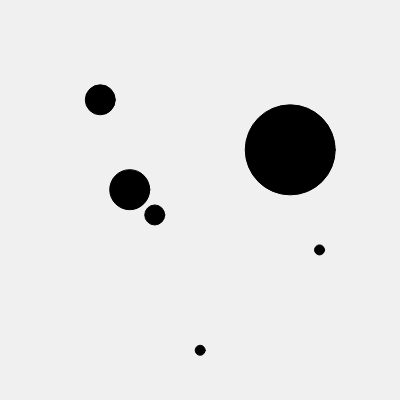
Frame 1 (no input)
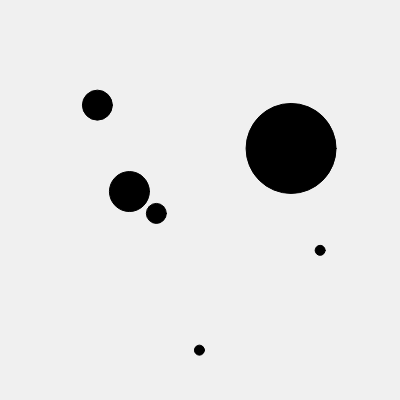
Frame 60 (no input)
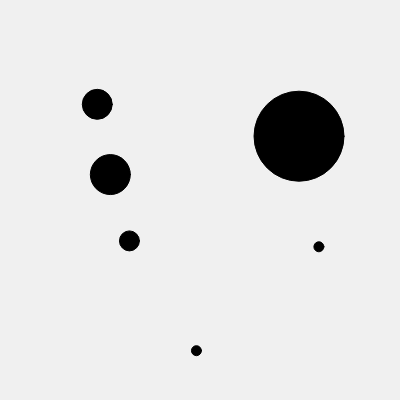
Frame 120 (the mouse pressed at the canvas centre since frame 60)

The p5.js sketch that drew these frames (run headless with seeded random() and noise() and a simulated clock; from frame 60 on, the mouse is pressed at the canvas centre):

// p5.js sketch
// ── sketch.js
var xPos;
var yPos;
var cirlce;
var isNearCircle;

function setup(){
    createCanvas(400,400);

    xPos = random(100,300);
    yPOs = random(100, 300);

    circle1 = new Circle(290, 150, 45, 45);
    circle2 = new Circle(100, 100, 15, 15);
    circle3 = new Circle(130, 190, 20, 20);
    circle4 = new Circle(155, 215, 10, 10);
    circle5 = new Circle(200, 350, 5, 5);
    circle6 = new Circle(320, 250, 5, 5);
}

function draw(){
  background(240);


  circle1.avoid();
  circle1.draw();

  circle2.avoid();
  circle2.draw();

  circle3.avoid();
  circle3.draw();

  circle4.avoid();
  circle4.draw();

  circle5.avoid();
  circle5.draw();

  circle6.avoid();
  circle6.draw();

}

class Circle{
  constructor(xPos, yPos, r){
    this.x = xPos;
    this.y = yPos;
    this.r = r;
  }

  draw(){
    fill(0);
    for(var amount = 1; amount > 7; amount ++){
      this.x = random(100, 300);
      this.y = random (100, 300);
    }
    ellipse(this.x, this.y, this.r*2, this.r*2);
  }

  avoid(){
    var speed = .5;
    var distance = dist(mouseX, mouseY, this.x, this.y);
    if(distance < this.r+70){
      isNearCircle = true;
    }
    else{
      isNearCircle = false;
    }

    if(isNearCircle == true){
      if(mouseX > this.x&&mouseY > this.y){
      this.x = this.x - speed;
      this.y = this.y - speed;
    }
    else if (mouseX < this.x && mouseY < this.y){
      this.x = this.x + speed;
      this.y = this.y + speed;
    }
    else if (mouseX < this.x && mouseY > this.y){
      this.x = this.x + speed;
      this.y = this.y - speed;
    }
    else if (mouseX > this.x && mouseY < this.y){
      this.x = this.x - speed;
      this.y = this.y + speed;
    }
    }
    else{
      this.x = random(this.x -.5, this.x+.5);
      this.y = random (this.y - .5, this.y + .5);
    }


  }
}
